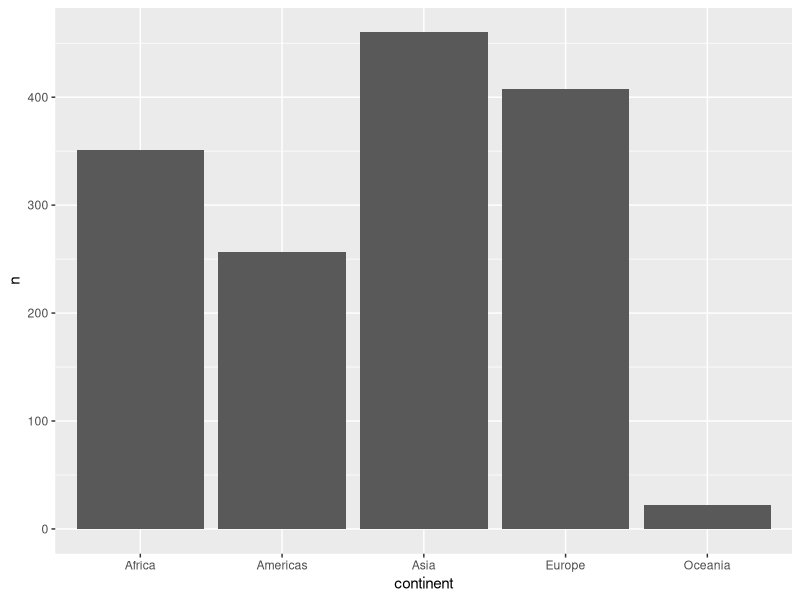
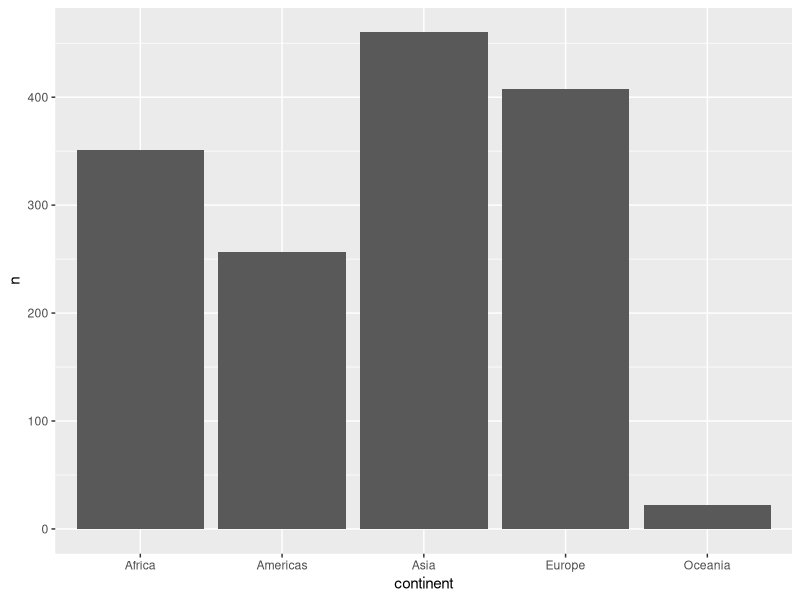

Write R code to recreate these figures, in order.
## ---- chunk 1
knitr::opts_chunk$set(echo = TRUE)
## ---- chunk 2

library(tidyverse)

## ---- chunk 3
df <- readr::read_csv2("df_feliz.csv")
## ---- chunk 4

df %>% count(continent)

## ---- chunk 5

df %>%
  count(continent) %>%
  ggplot(aes(x = continent, y = n)) +
  geom_col()
  
  
## ---- chunk 6

df %>%
  count(continent) %>%
  ggplot(aes(x = continent, y = n)) +
  geom_col()
  
